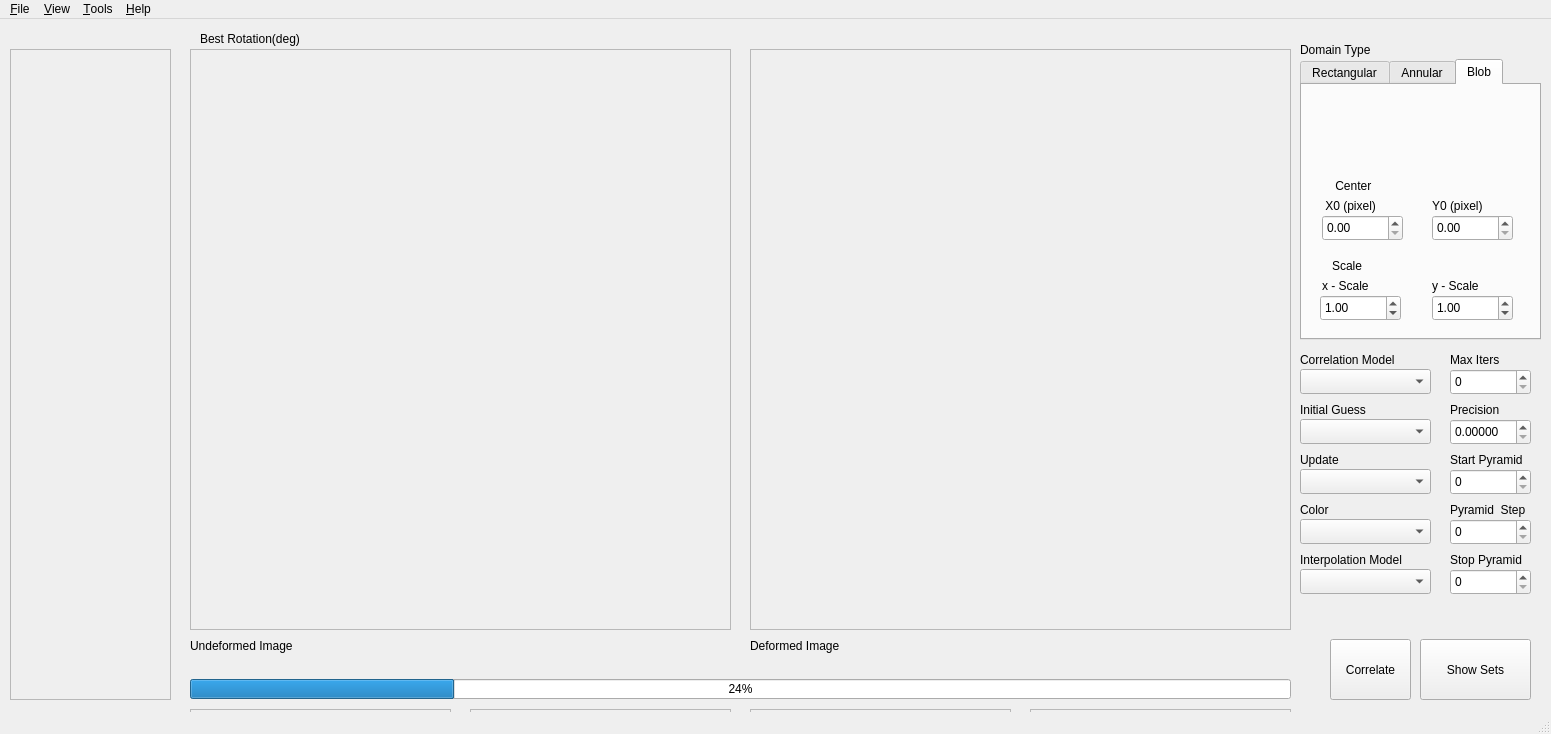
<?xml version="1.0" encoding="UTF-8"?>
<ui version="4.0">
 <class>MainApp</class>
 <widget class="QMainWindow" name="MainApp">
  <property name="geometry">
   <rect>
    <x>0</x>
    <y>0</y>
    <width>1551</width>
    <height>734</height>
   </rect>
  </property>
  <property name="windowTitle">
   <string>MainWindow</string>
  </property>
  <widget class="QWidget" name="centralwidget">
   <widget class="QScrollArea" name="scrollArea_all_images">
    <property name="geometry">
     <rect>
      <x>10</x>
      <y>30</y>
      <width>161</width>
      <height>651</height>
     </rect>
    </property>
    <property name="widgetResizable">
     <bool>true</bool>
    </property>
    <widget class="QWidget" name="scrollAreaWidgetContents">
     <property name="geometry">
      <rect>
       <x>0</x>
       <y>0</y>
       <width>159</width>
       <height>649</height>
      </rect>
     </property>
    </widget>
   </widget>
   <widget class="QLabel" name="label_correlation_model">
    <property name="geometry">
     <rect>
      <x>1300</x>
      <y>330</y>
      <width>131</width>
      <height>21</height>
     </rect>
    </property>
    <property name="text">
     <string>Correlation Model</string>
    </property>
   </widget>
   <widget class="QComboBox" name="comboBox_correlation_model">
    <property name="geometry">
     <rect>
      <x>1300</x>
      <y>350</y>
      <width>131</width>
      <height>25</height>
     </rect>
    </property>
   </widget>
   <widget class="QComboBox" name="comboBox_interpolation_model">
    <property name="geometry">
     <rect>
      <x>1300</x>
      <y>550</y>
      <width>131</width>
      <height>25</height>
     </rect>
    </property>
   </widget>
   <widget class="QLabel" name="label_interpolation_model">
    <property name="geometry">
     <rect>
      <x>1300</x>
      <y>530</y>
      <width>141</width>
      <height>21</height>
     </rect>
    </property>
    <property name="text">
     <string>Interpolation Model</string>
    </property>
   </widget>
   <widget class="QTabWidget" name="QTabWidget_domain">
    <property name="geometry">
     <rect>
      <x>1300</x>
      <y>40</y>
      <width>241</width>
      <height>281</height>
     </rect>
    </property>
    <property name="styleSheet">
     <string notr="true"/>
    </property>
    <property name="currentIndex">
     <number>2</number>
    </property>
    <widget class="QWidget" name="Rectangular">
     <attribute name="title">
      <string>Rectangular</string>
     </attribute>
     <widget class="QLabel" name="label_domain_2">
      <property name="geometry">
       <rect>
        <x>20</x>
        <y>30</y>
        <width>81</width>
        <height>21</height>
       </rect>
      </property>
      <property name="text">
       <string>Horizontal</string>
      </property>
     </widget>
     <widget class="QSpinBox" name="spinBox_rect_horizontal">
      <property name="geometry">
       <rect>
        <x>20</x>
        <y>50</y>
        <width>81</width>
        <height>26</height>
       </rect>
      </property>
      <property name="minimum">
       <number>1</number>
      </property>
     </widget>
     <widget class="QLabel" name="label_domain_3">
      <property name="geometry">
       <rect>
        <x>30</x>
        <y>10</y>
        <width>91</width>
        <height>21</height>
       </rect>
      </property>
      <property name="text">
       <string>Subdibisions</string>
      </property>
     </widget>
     <widget class="QSpinBox" name="spinBox_rect_vertical">
      <property name="geometry">
       <rect>
        <x>130</x>
        <y>50</y>
        <width>81</width>
        <height>26</height>
       </rect>
      </property>
      <property name="minimum">
       <number>1</number>
      </property>
     </widget>
     <widget class="QLabel" name="label_domain_4">
      <property name="geometry">
       <rect>
        <x>130</x>
        <y>30</y>
        <width>81</width>
        <height>21</height>
       </rect>
      </property>
      <property name="text">
       <string>Vertical</string>
      </property>
     </widget>
     <widget class="QDoubleSpinBox" name="doubleSpinBox_rect_y0">
      <property name="geometry">
       <rect>
        <x>130</x>
        <y>130</y>
        <width>81</width>
        <height>26</height>
       </rect>
      </property>
      <property name="maximum">
       <double>99999.000000000000000</double>
      </property>
     </widget>
     <widget class="QLabel" name="label_domain_8">
      <property name="geometry">
       <rect>
        <x>20</x>
        <y>110</y>
        <width>81</width>
        <height>21</height>
       </rect>
      </property>
      <property name="text">
       <string> X0 (pixel)</string>
      </property>
     </widget>
     <widget class="QDoubleSpinBox" name="doubleSpinBox_rect_x0">
      <property name="geometry">
       <rect>
        <x>20</x>
        <y>130</y>
        <width>81</width>
        <height>26</height>
       </rect>
      </property>
      <property name="maximum">
       <double>99999.000000000000000</double>
      </property>
     </widget>
     <widget class="QLabel" name="label_domain_9">
      <property name="geometry">
       <rect>
        <x>130</x>
        <y>110</y>
        <width>81</width>
        <height>21</height>
       </rect>
      </property>
      <property name="text">
       <string>Y0 (pixel)</string>
      </property>
     </widget>
     <widget class="QDoubleSpinBox" name="doubleSpinBox_rect_xend">
      <property name="geometry">
       <rect>
        <x>20</x>
        <y>210</y>
        <width>81</width>
        <height>26</height>
       </rect>
      </property>
      <property name="maximum">
       <double>99999.000000000000000</double>
      </property>
     </widget>
     <widget class="QDoubleSpinBox" name="doubleSpinBox_rect_yend">
      <property name="geometry">
       <rect>
        <x>130</x>
        <y>210</y>
        <width>81</width>
        <height>26</height>
       </rect>
      </property>
      <property name="maximum">
       <double>99999.000000000000000</double>
      </property>
     </widget>
     <widget class="QLabel" name="label_domain_10">
      <property name="geometry">
       <rect>
        <x>130</x>
        <y>190</y>
        <width>91</width>
        <height>21</height>
       </rect>
      </property>
      <property name="text">
       <string>Yend (pixel)</string>
      </property>
     </widget>
     <widget class="QLabel" name="label_domain_11">
      <property name="geometry">
       <rect>
        <x>20</x>
        <y>190</y>
        <width>91</width>
        <height>21</height>
       </rect>
      </property>
      <property name="text">
       <string>Xend (pixel)</string>
      </property>
     </widget>
    </widget>
    <widget class="QWidget" name="Annular">
     <attribute name="title">
      <string>Annular</string>
     </attribute>
     <widget class="QSpinBox" name="spinBox_ann_radial">
      <property name="geometry">
       <rect>
        <x>20</x>
        <y>50</y>
        <width>81</width>
        <height>26</height>
       </rect>
      </property>
      <property name="minimum">
       <number>1</number>
      </property>
     </widget>
     <widget class="QLabel" name="label_domain_6">
      <property name="geometry">
       <rect>
        <x>30</x>
        <y>10</y>
        <width>91</width>
        <height>21</height>
       </rect>
      </property>
      <property name="text">
       <string>Subdibisions</string>
      </property>
     </widget>
     <widget class="QLabel" name="label_domain_7">
      <property name="geometry">
       <rect>
        <x>130</x>
        <y>30</y>
        <width>81</width>
        <height>21</height>
       </rect>
      </property>
      <property name="text">
       <string>Angular</string>
      </property>
     </widget>
     <widget class="QSpinBox" name="spinBox_ann_angular">
      <property name="geometry">
       <rect>
        <x>130</x>
        <y>50</y>
        <width>81</width>
        <height>26</height>
       </rect>
      </property>
      <property name="minimum">
       <number>1</number>
      </property>
     </widget>
     <widget class="QLabel" name="label_domain_5">
      <property name="geometry">
       <rect>
        <x>20</x>
        <y>30</y>
        <width>81</width>
        <height>21</height>
       </rect>
      </property>
      <property name="text">
       <string>Radial</string>
      </property>
     </widget>
     <widget class="QDoubleSpinBox" name="doubleSpinBox_ann_center_x">
      <property name="geometry">
       <rect>
        <x>20</x>
        <y>130</y>
        <width>81</width>
        <height>26</height>
       </rect>
      </property>
      <property name="maximum">
       <double>99999.000000000000000</double>
      </property>
     </widget>
     <widget class="QDoubleSpinBox" name="doubleSpinBox_ann_center_y">
      <property name="geometry">
       <rect>
        <x>130</x>
        <y>130</y>
        <width>81</width>
        <height>26</height>
       </rect>
      </property>
      <property name="maximum">
       <double>99999.000000000000000</double>
      </property>
     </widget>
     <widget class="QLabel" name="label_domain_22">
      <property name="geometry">
       <rect>
        <x>20</x>
        <y>190</y>
        <width>81</width>
        <height>21</height>
       </rect>
      </property>
      <property name="text">
       <string>Ro (pixel)</string>
      </property>
     </widget>
     <widget class="QDoubleSpinBox" name="doubleSpinBox_ann_ri">
      <property name="geometry">
       <rect>
        <x>130</x>
        <y>210</y>
        <width>81</width>
        <height>26</height>
       </rect>
      </property>
      <property name="maximum">
       <double>99999.000000000000000</double>
      </property>
     </widget>
     <widget class="QLabel" name="label_domain_23">
      <property name="geometry">
       <rect>
        <x>130</x>
        <y>110</y>
        <width>81</width>
        <height>21</height>
       </rect>
      </property>
      <property name="text">
       <string>Y0 (pixel)</string>
      </property>
     </widget>
     <widget class="QDoubleSpinBox" name="doubleSpinBox_ann_ro">
      <property name="geometry">
       <rect>
        <x>20</x>
        <y>210</y>
        <width>81</width>
        <height>26</height>
       </rect>
      </property>
      <property name="maximum">
       <double>99999.000000000000000</double>
      </property>
     </widget>
     <widget class="QLabel" name="label_domain_24">
      <property name="geometry">
       <rect>
        <x>20</x>
        <y>110</y>
        <width>81</width>
        <height>21</height>
       </rect>
      </property>
      <property name="text">
       <string> X0 (pixel)</string>
      </property>
     </widget>
     <widget class="QLabel" name="label_domain_25">
      <property name="geometry">
       <rect>
        <x>130</x>
        <y>190</y>
        <width>81</width>
        <height>21</height>
       </rect>
      </property>
      <property name="text">
       <string> Ri (pixel)</string>
      </property>
     </widget>
     <widget class="QLabel" name="label_domain_27">
      <property name="geometry">
       <rect>
        <x>30</x>
        <y>90</y>
        <width>81</width>
        <height>21</height>
       </rect>
      </property>
      <property name="text">
       <string> Center</string>
      </property>
     </widget>
     <widget class="QLabel" name="label_domain_29">
      <property name="geometry">
       <rect>
        <x>30</x>
        <y>170</y>
        <width>81</width>
        <height>21</height>
       </rect>
      </property>
      <property name="text">
       <string>Radius</string>
      </property>
     </widget>
    </widget>
    <widget class="QWidget" name="Blob">
     <attribute name="title">
      <string>Blob</string>
     </attribute>
     <widget class="QLabel" name="label_domain_30">
      <property name="geometry">
       <rect>
        <x>30</x>
        <y>170</y>
        <width>81</width>
        <height>21</height>
       </rect>
      </property>
      <property name="text">
       <string>Scale</string>
      </property>
     </widget>
     <widget class="QLabel" name="label_domain_28">
      <property name="geometry">
       <rect>
        <x>30</x>
        <y>90</y>
        <width>81</width>
        <height>21</height>
       </rect>
      </property>
      <property name="text">
       <string> Center</string>
      </property>
     </widget>
     <widget class="QLabel" name="label_domain_26">
      <property name="geometry">
       <rect>
        <x>130</x>
        <y>110</y>
        <width>81</width>
        <height>21</height>
       </rect>
      </property>
      <property name="text">
       <string>Y0 (pixel)</string>
      </property>
     </widget>
     <widget class="QLabel" name="label_domain_31">
      <property name="geometry">
       <rect>
        <x>130</x>
        <y>190</y>
        <width>81</width>
        <height>21</height>
       </rect>
      </property>
      <property name="text">
       <string>y - Scale</string>
      </property>
     </widget>
     <widget class="QDoubleSpinBox" name="doubleSpinBox_blob_center_x">
      <property name="geometry">
       <rect>
        <x>20</x>
        <y>130</y>
        <width>81</width>
        <height>26</height>
       </rect>
      </property>
      <property name="maximum">
       <double>99999.000000000000000</double>
      </property>
     </widget>
     <widget class="QLabel" name="label_domain_32">
      <property name="geometry">
       <rect>
        <x>20</x>
        <y>190</y>
        <width>81</width>
        <height>21</height>
       </rect>
      </property>
      <property name="text">
       <string>x - Scale</string>
      </property>
     </widget>
     <widget class="QLabel" name="label_domain_33">
      <property name="geometry">
       <rect>
        <x>20</x>
        <y>110</y>
        <width>81</width>
        <height>21</height>
       </rect>
      </property>
      <property name="text">
       <string> X0 (pixel)</string>
      </property>
     </widget>
     <widget class="QDoubleSpinBox" name="doubleSpinBox_blob_center_y">
      <property name="geometry">
       <rect>
        <x>130</x>
        <y>130</y>
        <width>81</width>
        <height>26</height>
       </rect>
      </property>
      <property name="maximum">
       <double>99999.000000000000000</double>
      </property>
     </widget>
     <widget class="QDoubleSpinBox" name="doubleSpinBox_blob_x_scale">
      <property name="geometry">
       <rect>
        <x>18</x>
        <y>210</y>
        <width>81</width>
        <height>26</height>
       </rect>
      </property>
      <property name="minimum">
       <double>0.100000000000000</double>
      </property>
      <property name="value">
       <double>1.000000000000000</double>
      </property>
     </widget>
     <widget class="QDoubleSpinBox" name="doubleSpinBox_blob_y_scale">
      <property name="geometry">
       <rect>
        <x>130</x>
        <y>210</y>
        <width>81</width>
        <height>26</height>
       </rect>
      </property>
      <property name="minimum">
       <double>0.100000000000000</double>
      </property>
      <property name="value">
       <double>1.000000000000000</double>
      </property>
     </widget>
    </widget>
   </widget>
   <widget class="QLabel" name="label_domain">
    <property name="geometry">
     <rect>
      <x>1300</x>
      <y>20</y>
      <width>179</width>
      <height>21</height>
     </rect>
    </property>
    <property name="text">
     <string>Domain Type</string>
    </property>
   </widget>
   <widget class="QLabel" name="label_Initial_Guess">
    <property name="geometry">
     <rect>
      <x>1300</x>
      <y>380</y>
      <width>91</width>
      <height>21</height>
     </rect>
    </property>
    <property name="text">
     <string>Initial Guess</string>
    </property>
   </widget>
   <widget class="QComboBox" name="comboBox_Initial_Guess">
    <property name="geometry">
     <rect>
      <x>1300</x>
      <y>400</y>
      <width>131</width>
      <height>25</height>
     </rect>
    </property>
   </widget>
   <widget class="QComboBox" name="comboBox_update">
    <property name="geometry">
     <rect>
      <x>1300</x>
      <y>450</y>
      <width>131</width>
      <height>25</height>
     </rect>
    </property>
   </widget>
   <widget class="QLabel" name="label_Initial_Guess_2">
    <property name="geometry">
     <rect>
      <x>1300</x>
      <y>430</y>
      <width>91</width>
      <height>21</height>
     </rect>
    </property>
    <property name="text">
     <string>Update</string>
    </property>
   </widget>
   <widget class="QLabel" name="label_Initial_Guess_3">
    <property name="geometry">
     <rect>
      <x>1450</x>
      <y>330</y>
      <width>101</width>
      <height>21</height>
     </rect>
    </property>
    <property name="text">
     <string>Max Iters</string>
    </property>
   </widget>
   <widget class="QLabel" name="label_Initial_Guess_4">
    <property name="geometry">
     <rect>
      <x>1300</x>
      <y>480</y>
      <width>91</width>
      <height>21</height>
     </rect>
    </property>
    <property name="text">
     <string>Color</string>
    </property>
   </widget>
   <widget class="QComboBox" name="comboBox_color">
    <property name="geometry">
     <rect>
      <x>1300</x>
      <y>500</y>
      <width>131</width>
      <height>25</height>
     </rect>
    </property>
   </widget>
   <widget class="QSpinBox" name="spinBox_max_iters">
    <property name="geometry">
     <rect>
      <x>1450</x>
      <y>350</y>
      <width>81</width>
      <height>26</height>
     </rect>
    </property>
    <property name="maximum">
     <number>9999</number>
    </property>
   </widget>
   <widget class="QLabel" name="label_Initial_Guess_5">
    <property name="geometry">
     <rect>
      <x>1450</x>
      <y>380</y>
      <width>91</width>
      <height>21</height>
     </rect>
    </property>
    <property name="text">
     <string>Precision</string>
    </property>
   </widget>
   <widget class="QDoubleSpinBox" name="doubleSpinBox_precision">
    <property name="geometry">
     <rect>
      <x>1450</x>
      <y>400</y>
      <width>81</width>
      <height>26</height>
     </rect>
    </property>
    <property name="decimals">
     <number>5</number>
    </property>
   </widget>
   <widget class="QSpinBox" name="spinBox_py_start">
    <property name="geometry">
     <rect>
      <x>1450</x>
      <y>450</y>
      <width>81</width>
      <height>26</height>
     </rect>
    </property>
   </widget>
   <widget class="QLabel" name="label_Initial_Guess_6">
    <property name="geometry">
     <rect>
      <x>1450</x>
      <y>430</y>
      <width>91</width>
      <height>21</height>
     </rect>
    </property>
    <property name="text">
     <string>Start Pyramid</string>
    </property>
   </widget>
   <widget class="QLabel" name="label_stop_pyram">
    <property name="geometry">
     <rect>
      <x>1450</x>
      <y>530</y>
      <width>101</width>
      <height>21</height>
     </rect>
    </property>
    <property name="text">
     <string>Stop Pyramid</string>
    </property>
   </widget>
   <widget class="QSpinBox" name="spinBox_py_stop">
    <property name="geometry">
     <rect>
      <x>1450</x>
      <y>550</y>
      <width>81</width>
      <height>26</height>
     </rect>
    </property>
   </widget>
   <widget class="QSpinBox" name="spinBox_py_step">
    <property name="geometry">
     <rect>
      <x>1450</x>
      <y>500</y>
      <width>81</width>
      <height>26</height>
     </rect>
    </property>
   </widget>
   <widget class="QLabel" name="label_Initial_Guess_8">
    <property name="geometry">
     <rect>
      <x>1450</x>
      <y>480</y>
      <width>101</width>
      <height>21</height>
     </rect>
    </property>
    <property name="text">
     <string>Pyramid  Step</string>
    </property>
   </widget>
   <widget class="QPushButton" name="pushButton_show_sets">
    <property name="geometry">
     <rect>
      <x>1420</x>
      <y>620</y>
      <width>111</width>
      <height>61</height>
     </rect>
    </property>
    <property name="text">
     <string>Show Sets</string>
    </property>
   </widget>
   <widget class="QPushButton" name="pushButton_correlate">
    <property name="geometry">
     <rect>
      <x>1330</x>
      <y>620</y>
      <width>81</width>
      <height>61</height>
     </rect>
    </property>
    <property name="text">
     <string>Correlate</string>
    </property>
   </widget>
   <widget class="QLabel" name="label_undeformed_name">
    <property name="geometry">
     <rect>
      <x>190</x>
      <y>620</y>
      <width>541</width>
      <height>31</height>
     </rect>
    </property>
    <property name="text">
     <string>Undeformed Image</string>
    </property>
    <property name="alignment">
     <set>Qt::AlignLeading|Qt::AlignLeft|Qt::AlignTop</set>
    </property>
   </widget>
   <widget class="QLabel" name="label_deformed_name">
    <property name="geometry">
     <rect>
      <x>750</x>
      <y>620</y>
      <width>541</width>
      <height>31</height>
     </rect>
    </property>
    <property name="text">
     <string>Deformed Image</string>
    </property>
    <property name="alignment">
     <set>Qt::AlignLeading|Qt::AlignLeft|Qt::AlignTop</set>
    </property>
   </widget>
   <widget class="QProgressBar" name="progressBar">
    <property name="geometry">
     <rect>
      <x>190</x>
      <y>660</y>
      <width>1101</width>
      <height>20</height>
     </rect>
    </property>
    <property name="value">
     <number>24</number>
    </property>
   </widget>
   <widget class="QScrollArea" name="scrollArea_und_image">
    <property name="geometry">
     <rect>
      <x>190</x>
      <y>30</y>
      <width>541</width>
      <height>581</height>
     </rect>
    </property>
    <property name="widgetResizable">
     <bool>true</bool>
    </property>
    <widget class="QWidget" name="scrollAreaWidgetContents_2">
     <property name="geometry">
      <rect>
       <x>0</x>
       <y>0</y>
       <width>539</width>
       <height>579</height>
      </rect>
     </property>
    </widget>
   </widget>
   <widget class="QScrollArea" name="scrollArea_def_image">
    <property name="geometry">
     <rect>
      <x>750</x>
      <y>30</y>
      <width>541</width>
      <height>581</height>
     </rect>
    </property>
    <property name="widgetResizable">
     <bool>true</bool>
    </property>
    <widget class="QWidget" name="scrollAreaWidgetContents_3">
     <property name="geometry">
      <rect>
       <x>0</x>
       <y>0</y>
       <width>539</width>
       <height>579</height>
      </rect>
     </property>
    </widget>
   </widget>
   <widget class="QScrollArea" name="scrollArea_und_set">
    <property name="geometry">
     <rect>
      <x>190</x>
      <y>690</y>
      <width>261</width>
      <height>271</height>
     </rect>
    </property>
    <property name="widgetResizable">
     <bool>true</bool>
    </property>
    <widget class="QWidget" name="scrollAreaWidgetContents_4">
     <property name="geometry">
      <rect>
       <x>0</x>
       <y>0</y>
       <width>259</width>
       <height>269</height>
      </rect>
     </property>
    </widget>
   </widget>
   <widget class="QScrollArea" name="scrollArea_def_set">
    <property name="geometry">
     <rect>
      <x>750</x>
      <y>690</y>
      <width>261</width>
      <height>271</height>
     </rect>
    </property>
    <property name="widgetResizable">
     <bool>true</bool>
    </property>
    <widget class="QWidget" name="scrollAreaWidgetContents_5">
     <property name="geometry">
      <rect>
       <x>0</x>
       <y>0</y>
       <width>259</width>
       <height>269</height>
      </rect>
     </property>
    </widget>
   </widget>
   <widget class="QScrollArea" name="scrollArea_und_info">
    <property name="geometry">
     <rect>
      <x>470</x>
      <y>690</y>
      <width>261</width>
      <height>271</height>
     </rect>
    </property>
    <property name="widgetResizable">
     <bool>true</bool>
    </property>
    <widget class="QWidget" name="scrollAreaWidgetContents_6">
     <property name="geometry">
      <rect>
       <x>0</x>
       <y>0</y>
       <width>259</width>
       <height>269</height>
      </rect>
     </property>
    </widget>
   </widget>
   <widget class="QScrollArea" name="scrollArea_def_info">
    <property name="geometry">
     <rect>
      <x>1030</x>
      <y>690</y>
      <width>261</width>
      <height>271</height>
     </rect>
    </property>
    <property name="widgetResizable">
     <bool>true</bool>
    </property>
    <widget class="QWidget" name="scrollAreaWidgetContents_7">
     <property name="geometry">
      <rect>
       <x>0</x>
       <y>0</y>
       <width>259</width>
       <height>269</height>
      </rect>
     </property>
    </widget>
   </widget>
   <widget class="QLabel" name="label_results_display">
    <property name="geometry">
     <rect>
      <x>750</x>
      <y>10</y>
      <width>541</width>
      <height>17</height>
     </rect>
    </property>
    <property name="text">
     <string/>
    </property>
   </widget>
   <widget class="QLabel" name="label_best_rotation_value">
    <property name="geometry">
     <rect>
      <x>460</x>
      <y>10</y>
      <width>271</width>
      <height>20</height>
     </rect>
    </property>
    <property name="text">
     <string/>
    </property>
   </widget>
   <widget class="QLabel" name="label_best_rotation">
    <property name="geometry">
     <rect>
      <x>200</x>
      <y>10</y>
      <width>251</width>
      <height>20</height>
     </rect>
    </property>
    <property name="text">
     <string>Best Rotation(deg)</string>
    </property>
   </widget>
  </widget>
  <widget class="QMenuBar" name="menubar">
   <property name="geometry">
    <rect>
     <x>0</x>
     <y>0</y>
     <width>1551</width>
     <height>22</height>
    </rect>
   </property>
   <widget class="QMenu" name="menu_File">
    <property name="title">
     <string>&amp;File</string>
    </property>
    <addaction name="action_Open"/>
    <addaction name="action_Print"/>
    <addaction name="action_Save_Analysis"/>
    <addaction name="separator"/>
    <addaction name="action_Exit"/>
   </widget>
   <widget class="QMenu" name="menu_View">
    <property name="title">
     <string>&amp;View</string>
    </property>
    <addaction name="actionZoom_in_25"/>
    <addaction name="actionZoom_Out_25"/>
    <addaction name="action_Normal_Size"/>
    <addaction name="actionFit_to_Window"/>
   </widget>
   <widget class="QMenu" name="menu_Tools">
    <property name="title">
     <string>&amp;Tools</string>
    </property>
    <addaction name="actionParame_ters"/>
   </widget>
   <widget class="QMenu" name="menu_Help">
    <property name="title">
     <string>&amp;Help</string>
    </property>
    <addaction name="action_About"/>
   </widget>
   <addaction name="menu_File"/>
   <addaction name="menu_View"/>
   <addaction name="menu_Tools"/>
   <addaction name="menu_Help"/>
  </widget>
  <widget class="QStatusBar" name="statusbar"/>
  <action name="action_Open">
   <property name="text">
    <string>&amp;Open</string>
   </property>
  </action>
  <action name="action_Print">
   <property name="text">
    <string>&amp;Print</string>
   </property>
  </action>
  <action name="action_Exit">
   <property name="text">
    <string>Exit</string>
   </property>
  </action>
  <action name="actionZoom_in_25">
   <property name="text">
    <string>Zoom &amp;In (25%)</string>
   </property>
  </action>
  <action name="actionZoom_Out_25">
   <property name="text">
    <string>Zoom &amp;Out (25%)</string>
   </property>
  </action>
  <action name="action_Normal_Size">
   <property name="text">
    <string>&amp;Normal Size</string>
   </property>
  </action>
  <action name="actionFit_to_Window">
   <property name="text">
    <string>&amp;Fit to Window</string>
   </property>
  </action>
  <action name="action_Select_Area">
   <property name="text">
    <string>Select &amp;Area</string>
   </property>
  </action>
  <action name="actionParame_ters">
   <property name="text">
    <string>Parame&amp;ters</string>
   </property>
  </action>
  <action name="action_Correlate">
   <property name="text">
    <string>&amp;Correlate</string>
   </property>
  </action>
  <action name="action_About">
   <property name="text">
    <string>A&amp;bout</string>
   </property>
  </action>
  <action name="action_Save_Analysis">
   <property name="text">
    <string>&amp;Save Report</string>
   </property>
  </action>
  <action name="actiong">
   <property name="text">
    <string>g</string>
   </property>
  </action>
 </widget>
 <resources/>
 <connections/>
</ui>
